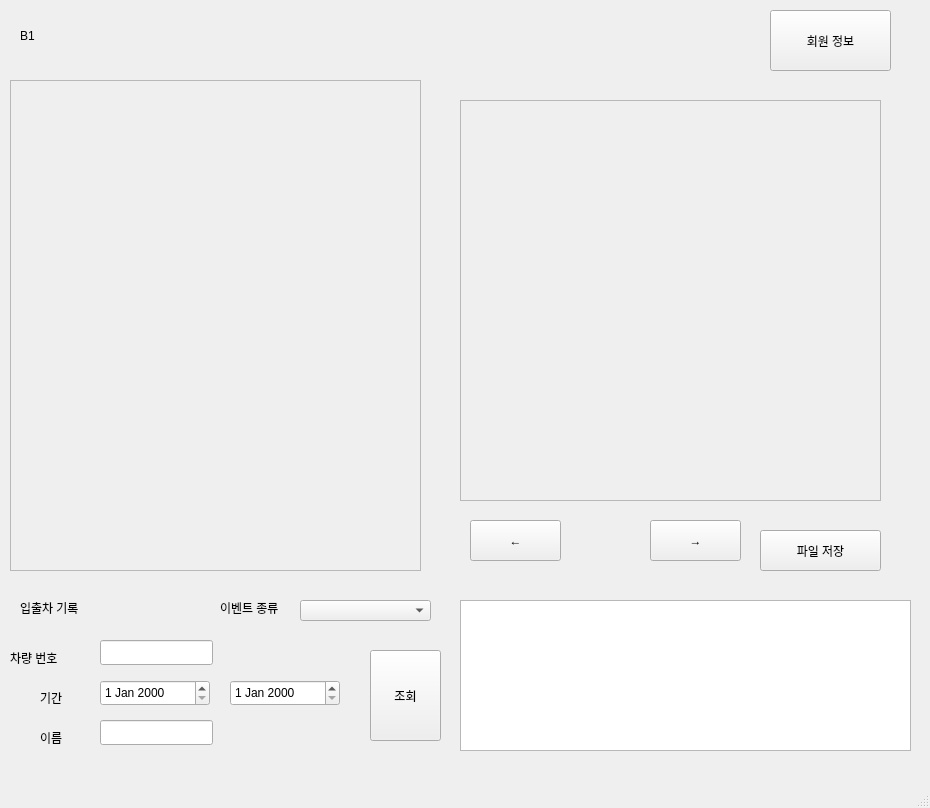
<?xml version="1.0" encoding="UTF-8"?>
<ui version="4.0">
 <class>MainWindow</class>
 <widget class="QMainWindow" name="MainWindow">
  <property name="geometry">
   <rect>
    <x>0</x>
    <y>0</y>
    <width>930</width>
    <height>808</height>
   </rect>
  </property>
  <property name="windowTitle">
   <string>MainWindow</string>
  </property>
  <widget class="QWidget" name="centralwidget">
   <widget class="QLabel" name="label">
    <property name="geometry">
     <rect>
      <x>20</x>
      <y>0</y>
      <width>71</width>
      <height>71</height>
     </rect>
    </property>
    <property name="lineWidth">
     <number>0</number>
    </property>
    <property name="text">
     <string>B1</string>
    </property>
   </widget>
   <widget class="QLabel" name="minimap">
    <property name="geometry">
     <rect>
      <x>10</x>
      <y>80</y>
      <width>411</width>
      <height>491</height>
     </rect>
    </property>
    <property name="frameShape">
     <enum>QFrame::StyledPanel</enum>
    </property>
    <property name="text">
     <string/>
    </property>
   </widget>
   <widget class="QPushButton" name="UserInfobtn">
    <property name="geometry">
     <rect>
      <x>770</x>
      <y>10</y>
      <width>121</width>
      <height>61</height>
     </rect>
    </property>
    <property name="text">
     <string>회원 정보</string>
    </property>
   </widget>
   <widget class="QLabel" name="cctv">
    <property name="geometry">
     <rect>
      <x>460</x>
      <y>100</y>
      <width>421</width>
      <height>401</height>
     </rect>
    </property>
    <property name="frameShape">
     <enum>QFrame::StyledPanel</enum>
    </property>
    <property name="text">
     <string/>
    </property>
   </widget>
   <widget class="QPushButton" name="btnSearch">
    <property name="geometry">
     <rect>
      <x>370</x>
      <y>650</y>
      <width>71</width>
      <height>91</height>
     </rect>
    </property>
    <property name="text">
     <string>조회</string>
    </property>
   </widget>
   <widget class="QLabel" name="label_2">
    <property name="geometry">
     <rect>
      <x>20</x>
      <y>600</y>
      <width>81</width>
      <height>16</height>
     </rect>
    </property>
    <property name="text">
     <string>입출차 기록</string>
    </property>
   </widget>
   <widget class="QLabel" name="label_3">
    <property name="geometry">
     <rect>
      <x>10</x>
      <y>650</y>
      <width>81</width>
      <height>16</height>
     </rect>
    </property>
    <property name="text">
     <string>차량 번호</string>
    </property>
   </widget>
   <widget class="QLabel" name="label_4">
    <property name="geometry">
     <rect>
      <x>40</x>
      <y>690</y>
      <width>81</width>
      <height>16</height>
     </rect>
    </property>
    <property name="text">
     <string>기간</string>
    </property>
   </widget>
   <widget class="QLabel" name="label_5">
    <property name="geometry">
     <rect>
      <x>40</x>
      <y>730</y>
      <width>81</width>
      <height>16</height>
     </rect>
    </property>
    <property name="text">
     <string>이름</string>
    </property>
   </widget>
   <widget class="QLineEdit" name="editCarnum">
    <property name="geometry">
     <rect>
      <x>100</x>
      <y>640</y>
      <width>113</width>
      <height>25</height>
     </rect>
    </property>
   </widget>
   <widget class="QLineEdit" name="editName">
    <property name="geometry">
     <rect>
      <x>100</x>
      <y>720</y>
      <width>113</width>
      <height>25</height>
     </rect>
    </property>
   </widget>
   <widget class="QDateEdit" name="dateStart">
    <property name="geometry">
     <rect>
      <x>100</x>
      <y>680</y>
      <width>110</width>
      <height>26</height>
     </rect>
    </property>
   </widget>
   <widget class="QTableView" name="tableParking">
    <property name="geometry">
     <rect>
      <x>460</x>
      <y>600</y>
      <width>451</width>
      <height>151</height>
     </rect>
    </property>
   </widget>
   <widget class="QDateEdit" name="dateEnd">
    <property name="geometry">
     <rect>
      <x>230</x>
      <y>680</y>
      <width>110</width>
      <height>26</height>
     </rect>
    </property>
   </widget>
   <widget class="QLabel" name="displayLed1">
    <property name="geometry">
     <rect>
      <x>40</x>
      <y>140</y>
      <width>67</width>
      <height>17</height>
     </rect>
    </property>
    <property name="text">
     <string/>
    </property>
   </widget>
   <widget class="QLabel" name="displayLed3">
    <property name="geometry">
     <rect>
      <x>30</x>
      <y>270</y>
      <width>67</width>
      <height>17</height>
     </rect>
    </property>
    <property name="text">
     <string/>
    </property>
   </widget>
   <widget class="QLabel" name="displayLed2">
    <property name="geometry">
     <rect>
      <x>290</x>
      <y>130</y>
      <width>67</width>
      <height>17</height>
     </rect>
    </property>
    <property name="text">
     <string/>
    </property>
   </widget>
   <widget class="QLabel" name="dispalyLed4">
    <property name="geometry">
     <rect>
      <x>290</x>
      <y>260</y>
      <width>67</width>
      <height>17</height>
     </rect>
    </property>
    <property name="text">
     <string/>
    </property>
   </widget>
   <widget class="QPushButton" name="leftbtn">
    <property name="geometry">
     <rect>
      <x>470</x>
      <y>520</y>
      <width>91</width>
      <height>41</height>
     </rect>
    </property>
    <property name="text">
     <string>←</string>
    </property>
   </widget>
   <widget class="QPushButton" name="rightbtn">
    <property name="geometry">
     <rect>
      <x>650</x>
      <y>520</y>
      <width>91</width>
      <height>41</height>
     </rect>
    </property>
    <property name="text">
     <string>→</string>
    </property>
   </widget>
   <widget class="QPushButton" name="savebtn">
    <property name="geometry">
     <rect>
      <x>760</x>
      <y>530</y>
      <width>121</width>
      <height>41</height>
     </rect>
    </property>
    <property name="text">
     <string>파일 저장</string>
    </property>
   </widget>
   <widget class="QComboBox" name="eventcombo">
    <property name="geometry">
     <rect>
      <x>300</x>
      <y>600</y>
      <width>131</width>
      <height>21</height>
     </rect>
    </property>
   </widget>
   <widget class="QLabel" name="label_6">
    <property name="geometry">
     <rect>
      <x>220</x>
      <y>600</y>
      <width>81</width>
      <height>16</height>
     </rect>
    </property>
    <property name="text">
     <string>이벤트 종류</string>
    </property>
   </widget>
  </widget>
  <widget class="QStatusBar" name="statusbar"/>
 </widget>
 <resources/>
 <connections/>
</ui>
